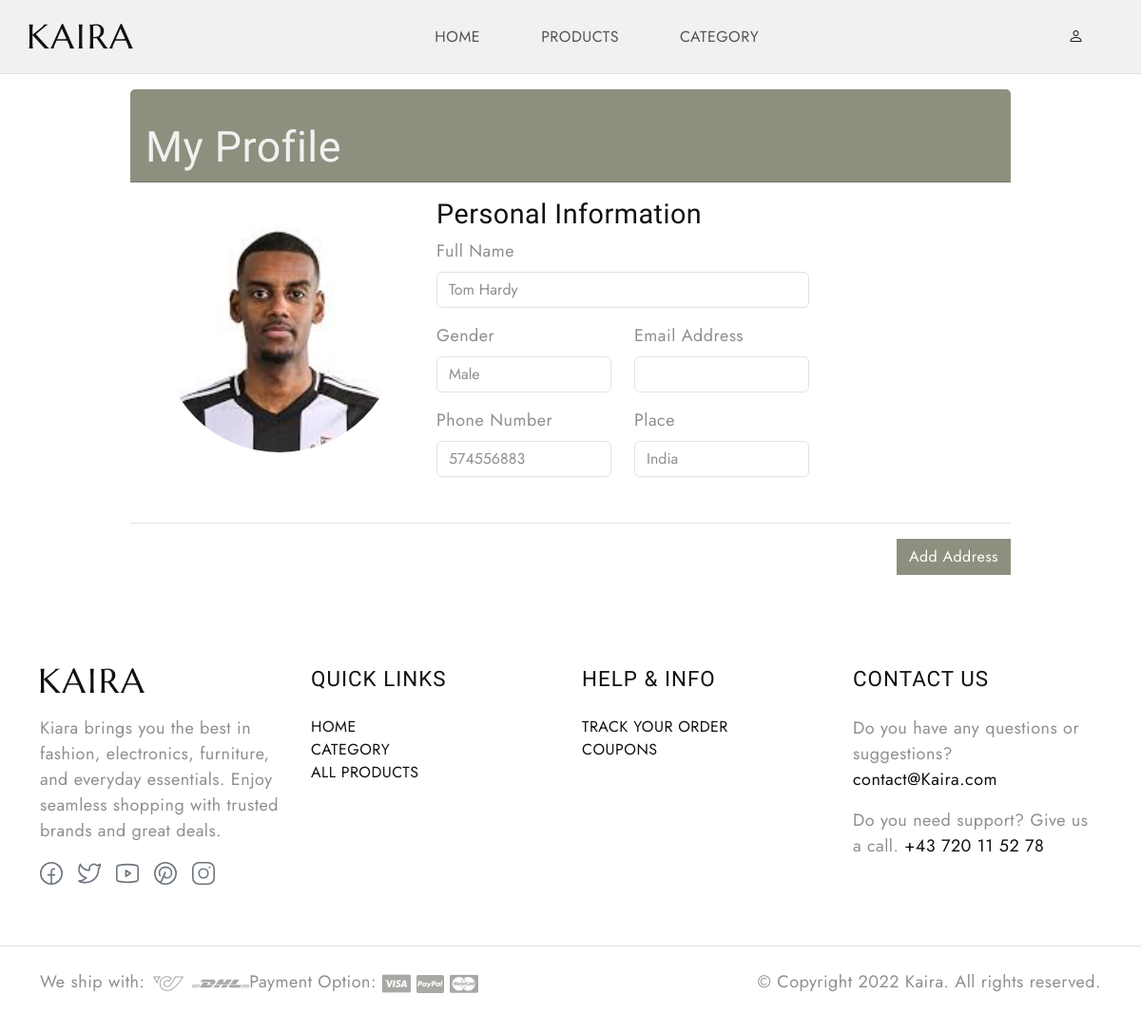
Screenshot of /user-profile (signed in) with the database file from the repository.
### Ekartapp/models.py (models this page shows, shortened)
class UserModel(models.Model):
    user = models.OneToOneField(Custom_User,on_delete=models.CASCADE,related_name='User')
    fullName = models.CharField(max_length=500)
    phoneNumber = models.CharField(max_length=20,unique=True)
    gender = models.CharField(max_length=20,choices=GENDER_CHOICES, default='Male')
    profilePicture = models.FileField(upload_to='upload/')
    created_at = models.DateTimeField(auto_now_add=True)
    status = models.BooleanField(default=True)

class UserAddress(models.Model):
    user = models.ForeignKey(UserModel,on_delete=models.CASCADE,related_name='address')
    address_type = models.CharField(max_length=10, choices=ADDRESS_TYPE_CHOICES,default='HOME')
    home_name = models.CharField(max_length=100,default='manzil')
    street_address = models.CharField(max_length=255)
    city = models.CharField(max_length=100)
    state = models.CharField(max_length=100)
    country = models.CharField(max_length=100,default='India')
    zip_code = models.CharField(max_length=100)
    is_default = models.BooleanField(default=False)
    status = models.BooleanField(default=True)

### Ekartapp/user_views.py (the view)
# urls.py: path('user-profile',user_views.user_profile, name='userProfile'),
@login_required(login_url='login1')
def user_profile(request):
    user = UserModel.objects.filter(user=request.user).first()
    address = UserAddress.objects.filter(user=user).first()
    return render(request,'user/userProfile/user_Profile.html',{'user':user,'address':address})

### template/user/userProfile/user_Profile.html
{% extends 'user/userHome.html' %}
{% load static %}
{% block content %}
    <div class="container mt-3">
        <div class="row">
            <div class="col-md-10 offset-md-1">
                <div class="card profile-card border-0">
                    <div class="card-header bg-primary text-white">
                        <h3 class="mb-0"> My Profile </h3>
                    </div>
                    <div class="card-body">
                        <form method="post">
                            <div class="row">
                                <div class="col-md-4 text-center mb-4 d-flex  justify-content-center align-items-center">
                                    <div class="profile-pic-wrapper">
                                        <div class="profile-pic-container ">
                                            <img src="{{user.profilePicture.url}}" class="profile-pic rounded-circle"
                                                style="width:250px; height:250px; object-fit:cover"
                                                >
                                        </div>
                                    </div>
                                </div>
                                <div class="col-md-8">
                                    <div class="form-section">
                                         <div class="col-md-8">
                                            <div class="form-section">
                                                <h4 class="section-title">Personal Information</h4>
                                                <div class="mb-3">
                                                    <label for="name" class="form-label">Full Name</label>
                                                    <input type="text" class="form-control text-capitalize" id="name" name="name" value="{{user.fullName}}" required readonly>
                                                </div>
                                                <div class="row">
                                                    <div class="col-md-6 mb-3">
                                                        <label for="gender" class="form-label">Gender</label>
                                                        <input type="text" class="form-control text-capitalize" id="gender" name="gender" value="{{user.gender}}" required readonly>
                                                    </div>
                                                    <div class="col-md-6 mb-3">
                                                        <label for="email" class="form-label">Email Address</label>
                                                        <input type="email" class="form-control" id="email" name="email" value="{{request.user.email}}" required readonly>
                                                    </div>
                                                </div>
                                                <div class="row">
                                                    <div class="col-md-6 mb-3">
                                                        <label for="Contact_no" class="form-label">Phone Number</label>
                                                        <input type="tel" class="form-control" id="Contact_no" name="Contact_no" value="{{user.phoneNumber}}" maxlength="10" required readonly>
                                                    </div>
                                                    <div class="col-md-6 mb-3">
                                                        <label for="place" class="form-label">Place</label>
                                                        <input type="text" class="form-control text-capitalize" id="place" name="place" value="{{address.country}}" required readonly>
                                                    </div>
                                                </div>
                                            </div>
                                         </div>
                                    </div>
                                </div>
                            </div>
                        </form>
                    </div>
                </div>
                <hr>
                <div class="d-flex justify-content-end">
                    <a href="{% url 'userAddress' %}" class="btn btn-primary">Add Address</a>
                </div>
            </div>
        </div>
    </div>
{% endblock %}

### static/home/style.css (style rules this page uses)
body { --heading-font: "Marcellus", Roboto, sans-serif; --heading-font-weight: 400; --heading-color: #111; --heading-line-height: 1.24; --swiper-theme-color: #8C907E; --bs-body-font-family: "Jost", Roboto, sans-serif; --bs-body-font-size: 18px; --bs-body-font-weight: 400; --bs-body-line-height: 1.5; --bs-body-color: #8f8f8f; --bs-body-color-rgb: 143, 143, 143; --bs-primary: #8C907E; --bs-secondary: #6c757d; --bs-black: #111; --bs-light: #F1F1F0; --bs-dark: #212529; --bs-gray: #9aa1a7; --bs-gray-dark: #51565b; --bs-primary-rgb: 140, 144, 126; --bs-secondary-rgb: 108, 117, 125; --bs-black-rgb: 17, 17, 17; --bs-light-rgb: 241, 241, 240; --bs-dark-rgb: 33, 37, 41; --bs-link-color: #111; --bs-link-color-rgb: 17, 17, 17; --bs-link-decoration: underline; --bs-link-hover-color: #111; --bs-link-hover-color-rgb: 17, 17, 17; }
body { letter-spacing: 0.03rem; }
h1, .h1, h2, .h2, h3, .h3, h4, .h4, h5, .h5, h6, .h6 { font-family: var(--heading-font); font-weight: var(--heading-font-weight); color: var(--heading-color); line-height: var(--heading-line-height); }
h1, h2, h3 { margin: 25px 0; }
h3, .h3 { font-size: 2.8rem; }
h4, .h4 { font-size: 1.8rem; }
a { text-decoration: none; }
.btn { --bs-btn-border-radius: 0; }
.btn-primary { --bs-btn-color: #fff; --bs-btn-bg: #8C907E; --bs-btn-border-color: #8C907E; --bs-btn-hover-color: #fff; --bs-btn-hover-bg: #5e624e; --bs-btn-hover-border-color: #5e624e; --bs-btn-focus-shadow-rgb: 49, 132, 253; --bs-btn-active-color: #fff; --bs-btn-active-bg: #5e624e; --bs-btn-active-border-color: #5e624e; --bs-btn-active-shadow: inset 0 3px 5px rgba(0, 0, 0, 0.125); --bs-btn-disabled-color: #fff; --bs-btn-disabled-bg: #8C907E; --bs-btn-disabled-border-color: #8C907E; }
.text-white { --heading-color: var(--bs-light); --bs-breadcrumb-item-active-color: var(--bs-light); --bs-breadcrumb-divider-color: var(--bs-light); --bs-link-color-rgb: var(--bs-light-rgb); --bs-link-hover-color-rgb: var(--bs-light-rgb); }

### rows the page displays
UserModel: profilePicture (picture), name "Tom Hardy", gender "Male", Contact_no "574556883"
UserAddress: place "India"
